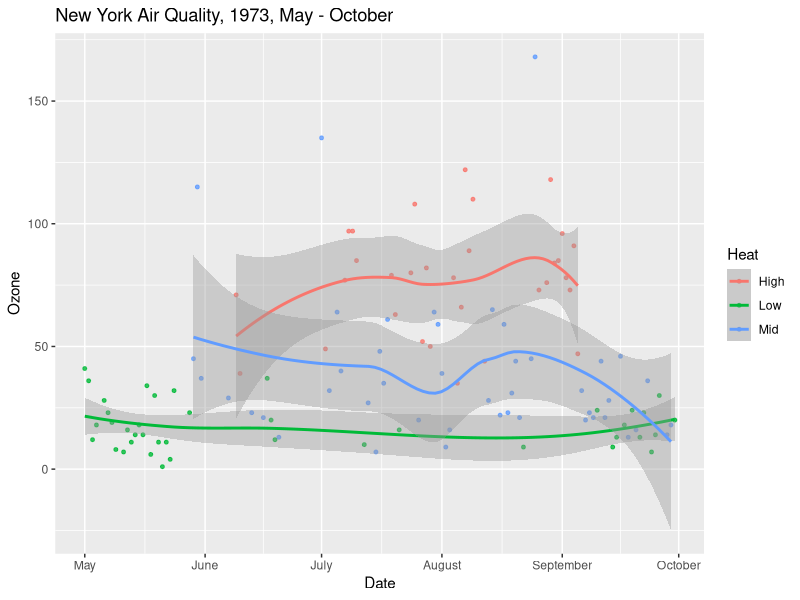

The R script that drew this image:
## ---- chunk 1
#| echo: true
#| message: false
#| warning: false
library(ggplot2)
library(dplyr)
library(lubridate)
aqdata <- airquality
aqdata <- mutate(aqdata, unified_date = make_date(year = 1973, month = Month, day = Day))
aqdata <- mutate(aqdata, Heat = case_when(Temp >= 85 ~ "High", Temp < 75 ~ "Low", TRUE ~ "Mid"))
ggplot() +
  geom_point(size = 1, alpha = 0.8, data = aqdata, aes(y = Ozone, x = unified_date, colour = Heat)) +
  geom_smooth(data = aqdata, aes(y = Ozone, x = unified_date, colour = Heat, method = "lm")) +
  scale_x_date(date_breaks = "1 month", date_labels = "%B", expand = c(0.05, 0)) + labs(title = "New York Air Quality, 1973, May - October", y = "Ozone", x = "Date")
